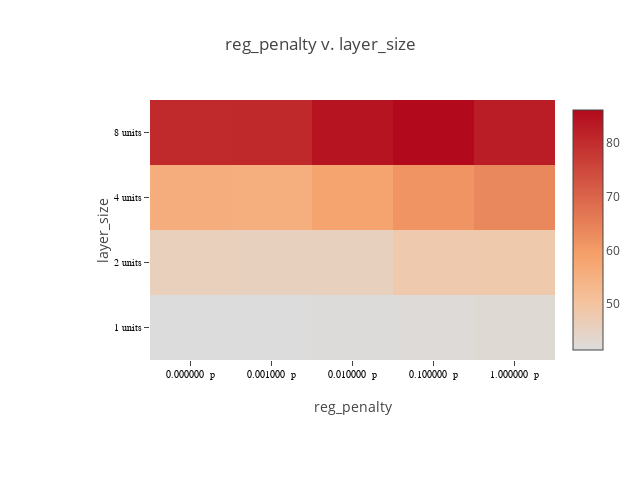

Source (notebook cell):
### Code cell
plot_matrix(lossframe, "reg_penalty", "layer_size", x_suffix=" p", y_suffix="units")

### Figure 1 — Plotly figure (JSON) as saved in the notebook; plotly's stock layout.template omitted (floating-point values rounded to 4 significant figures)
{"data": [{"colorscale": [[0, "rgb(0,0,255)", [1, "rgb(255,0,0)"]]], "type": "heatmap", "x": ["0.000000  p", "0.001000  p", "0.010000  p", "0.100000  p", "1.000000  p"], "y": ["1 units", "2 units", "4 units", "8 units"], "z": [[41.53, 41.46, 41.85, 42.23, 42.66], [45.85, 45.71, 45.6, 48.15, 48.42], [55.92, 55.9, 58.34, 61.51, 63.68], [80.48, 80.64, 84.36, 86.2, 82.82]]}], "layout": {"height": 480, "margin": {"b": 120, "l": 150, "r": 30, "t": 100}, "title": "reg_penalty v. layer_size", "width": 640, "xaxis": {"tickfont": {"color": "black", "family": "Arial, sans-serif", "size": 10}, "title": "reg_penalty"}, "yaxis": {"tickfont": {"color": "black", "family": "Arial, sans-serif", "size": 10}, "title": "layer_size"}}}
